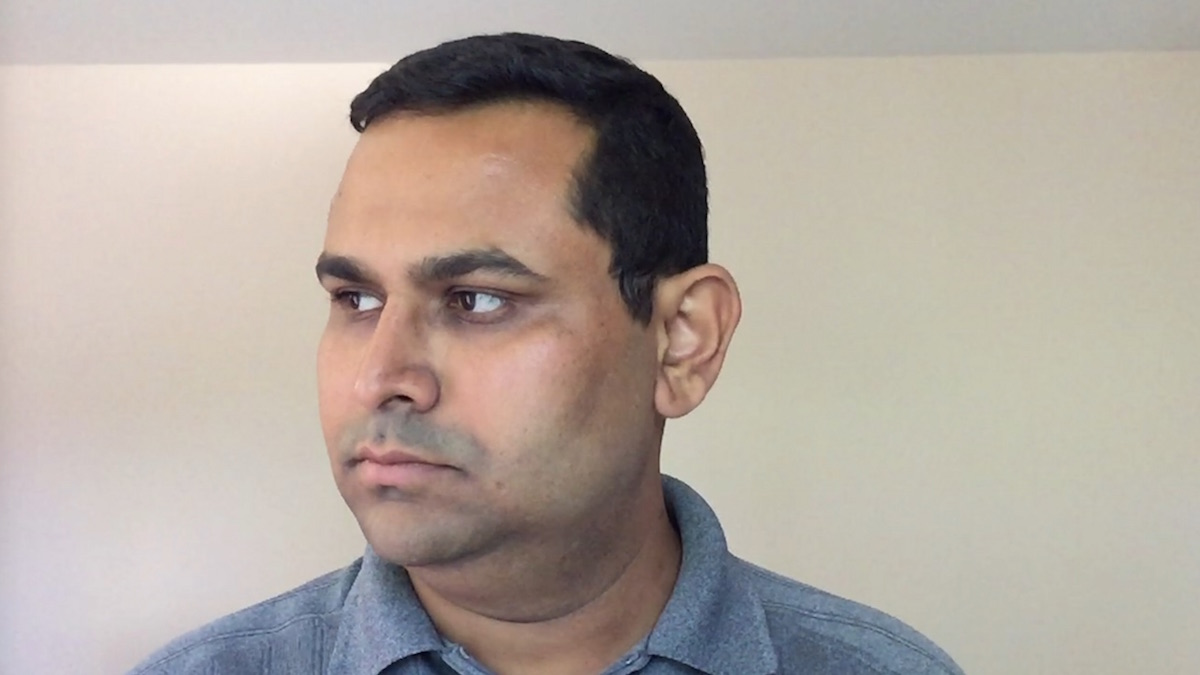
#> input picture headPose.jpg, 1200 x 675 px, given in place of the camera
$ python pupil_detector.py   (older library calls are emulated)
#> lines starting #> are read from the running program, lines starting #| are printed output that depends on the picture; after the words box and inside, x2 and y2 are one past the last pixel; in counts of white or black regions, pixels touching at a corner belong together
import math

import cv2
import numpy as np

cap = cv2.VideoCapture(0)

while 1:
    ret, img = cap.read()
#> img is the input picture: shape (675, 1200, 3); mean B, G, R 159.9, 168.4, 178.6
    # img = cv2.imread('input.jpg')
    scaling_factor = 0.7

    img = cv2.resize(img, None, fx=scaling_factor, fy=scaling_factor, interpolation=cv2.INTER_AREA)
#> img: shape (472, 840, 3)
    cv2.imshow('Input', img)
    gray = cv2.cvtColor(~img, cv2.COLOR_BGR2GRAY)
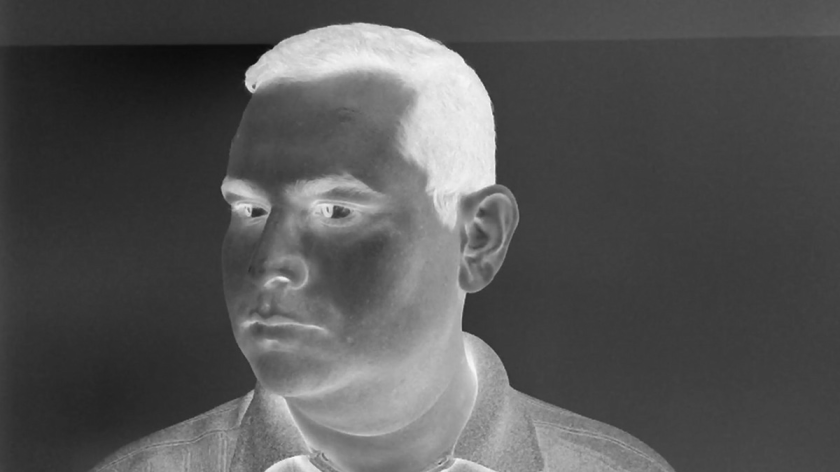
#> gray: shape (472, 840); min 12, max 247, mean 84.4

    ret, thresh_gray = cv2.threshold(gray, 220, 255, cv2.THRESH_BINARY)
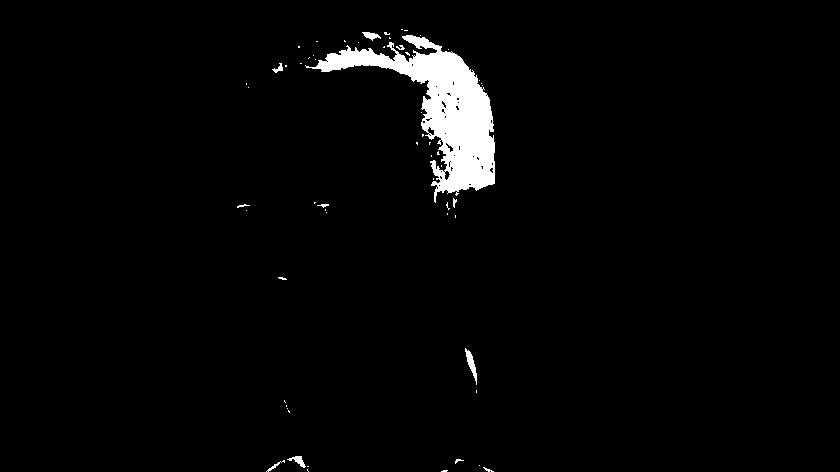
#> thresh_gray: shape (472, 840); 2.6% white; 59 white regions (48 under 20 px)
    z, contours, hierarchy = cv2.findContours(thresh_gray, cv2.RETR_EXTERNAL, cv2.CHAIN_APPROX_NONE)
#> contours = 59 contours, 53 with area under 20; largest, box (x1, y1, x2, y2) and area: (305, 35, 495, 203) 9490, (465, 348, 477, 385) 123, (287, 456, 306, 468) 68, (362, 32, 381, 41) 68, (272, 63, 283, 73) 32, (266, 460, 285, 472) 24

    for contour in contours:
        area = cv2.contourArea(contour)
        rect = cv2.boundingRect(contour)
        x, y, width, height = rect
        radius = 0.25 * (width + height)

        area_condition = (100 <= area <= 200)
        symmetry_condition = (abs(1 - float(width)/float(height)) <= 0.2)
        fill_condition = (abs(1 - (area / (math.pi * math.pow(radius, 2.0)))) <= 0.3)

        if area_condition and symmetry_condition and fill_condition:
            cv2.circle(img, (int(x + radius), int(y + radius)), int(1.3 * radius), (0, 180, 0), -1)
#> this loop made 59 passes
#> (area, x, y, width, height, radius, area_condition, symmetry_condition) on passes 6, 8, 14, 41, 55, 57: (24.5, 266, 460, 19, 12, 7.75, False, False), (68.5, 287, 456, 19, 12, 7.75, False, False), (123, 465, 348, 12, 37, 12.25, True, False), (32, 272, 63, 11, 10, 5.25, False, True), (9490, 305, 35, 190, 168, 89.5, False, True), (67.5, 362, 32, 19, 9, 7, False, False)

    cv2.imshow('Pupil Detector', img)

    c = cv2.waitKey()
#> (key Esc is pressed here)
    cv2.destroyAllWindows()
